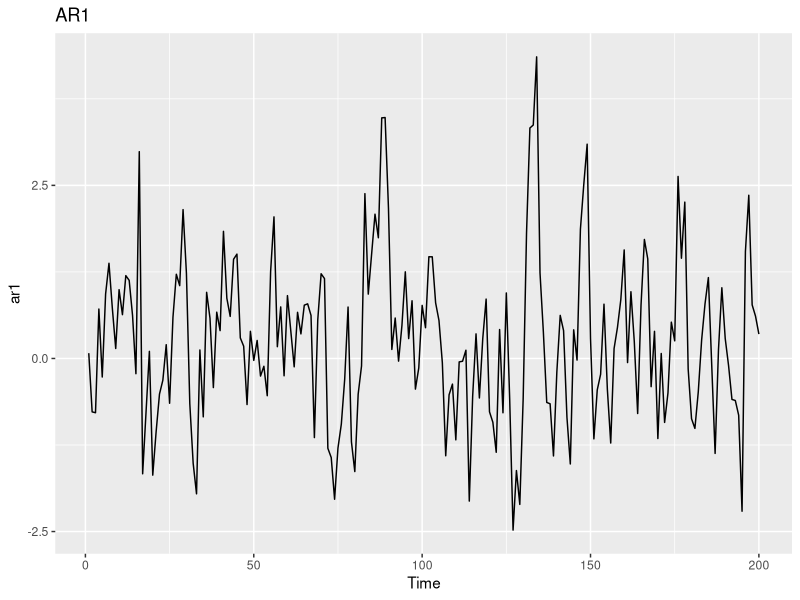
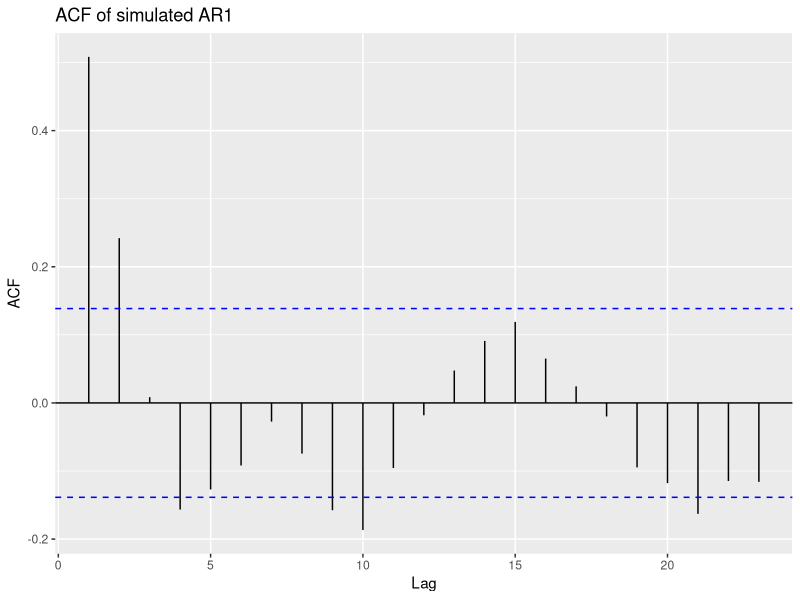
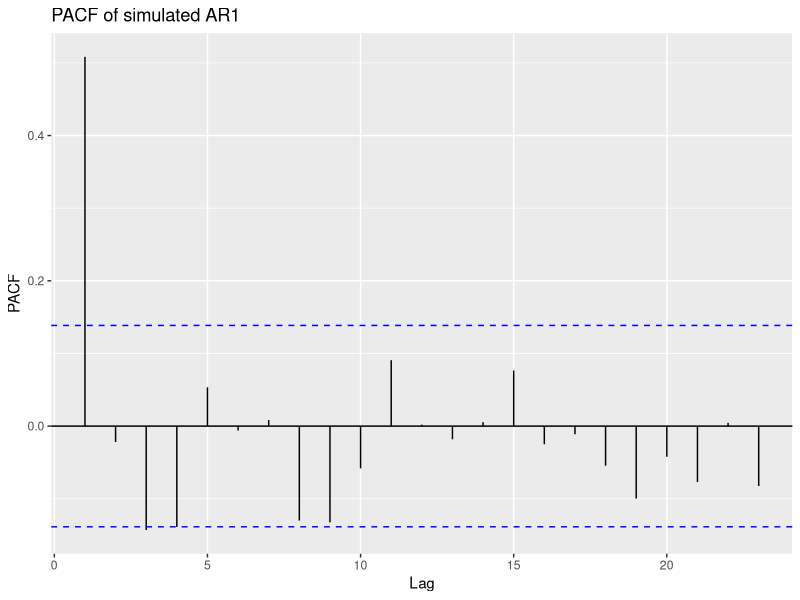
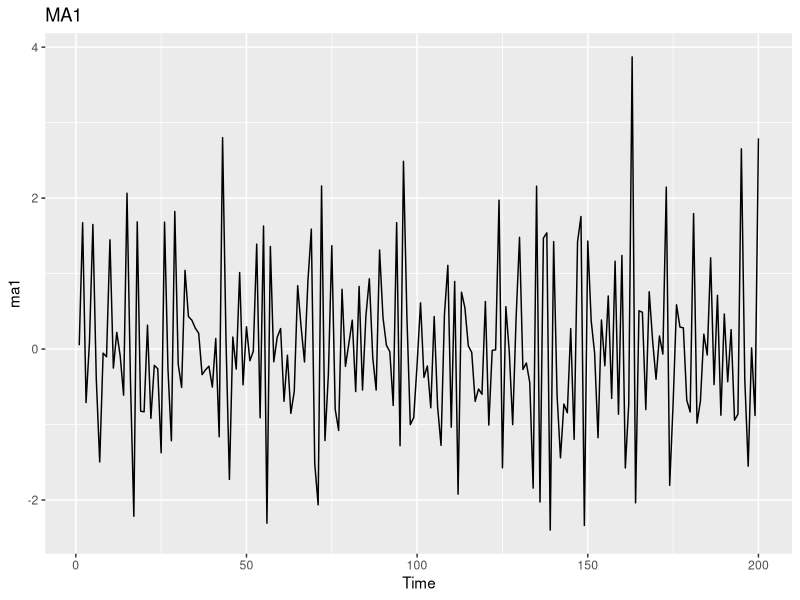
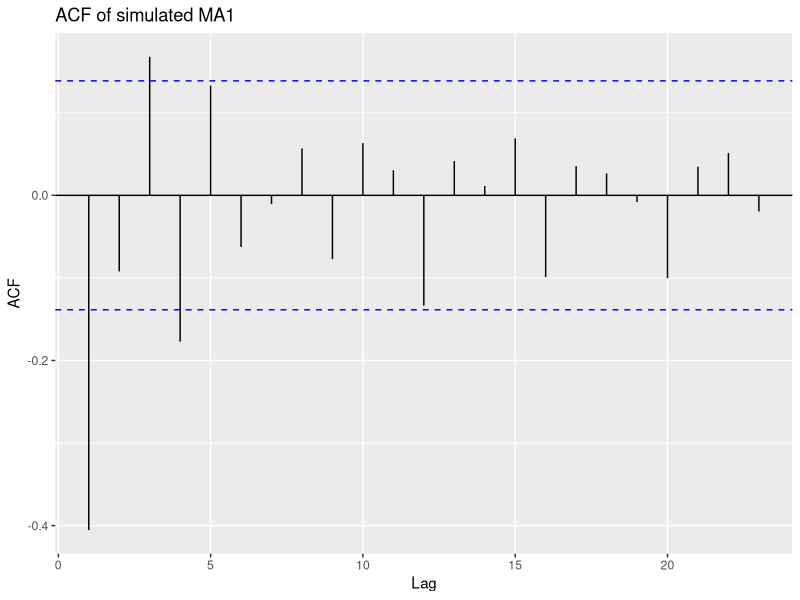
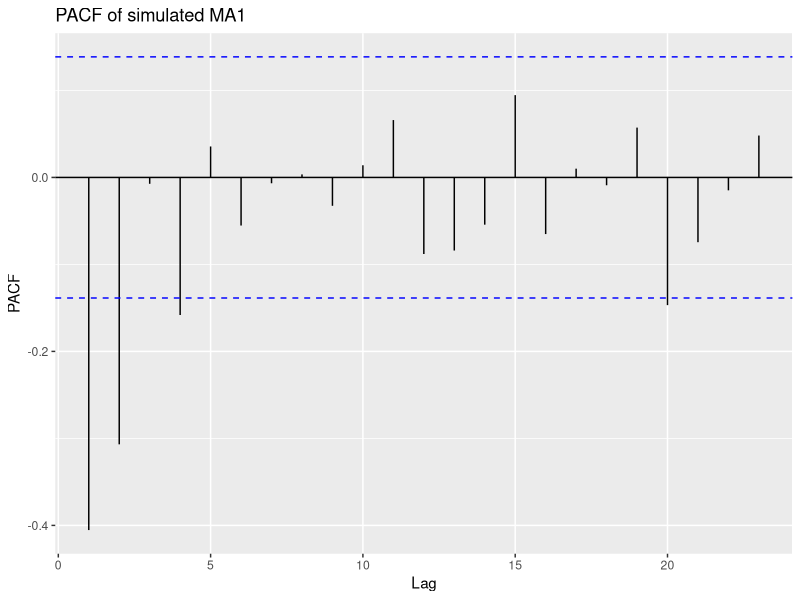
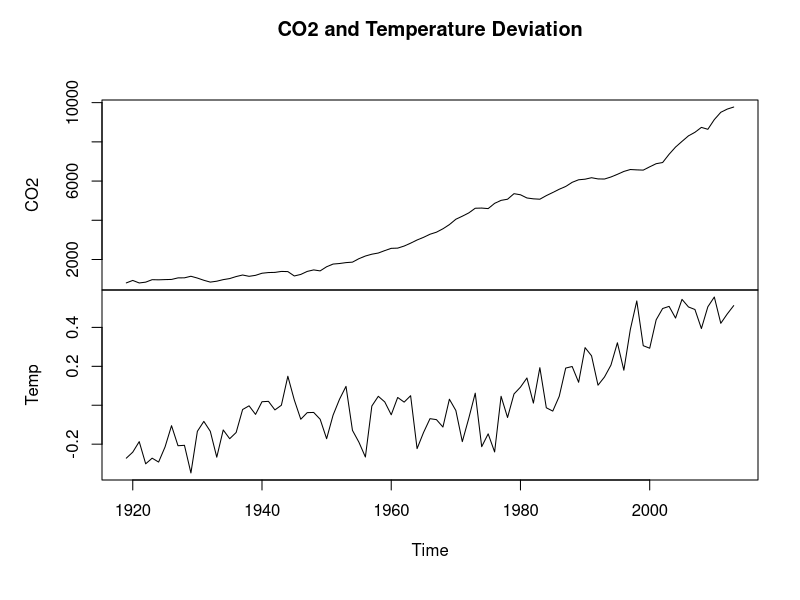

Recreate these plots in R, in order.
# Series de tiempo y causalidad

# Una serie de tiempo univariada es donde las mediciones se recopilan durante una medida de
# tiempo estándar, que podría ser por minuto, hora, día, semana, mes, etc. Lo que hace que las
# series temporales sean más problemáticas que otros datos es que el orden de las
# observaciones importa. Esta dependencia del orden puede hacer que los métodos de análisis
# estándar produzcan un sesgo o una variación innecesariamente altos.

# Otro aspecto de las series temporales que a menudo se pasa por alto es la causalidad. Sí, no
# queremos confundir correlación con causalidad, pero, en el análisis de series temporales,
# podemos aplicar la técnica de causalidad de Granger para determinar si la causalidad,
# estadísticamente hablando, existe.
# Aplicaremos series de tiempo/técnicas econométricas para identificar
# modelos de pronóstico univariados (incluidos conjuntos), modelos de vectores
# autorregresivos y, finalmente, la causalidad de Granger. 

# es posible que no domines completamente el análisis de series de tiempo, pero
# sabrás lo suficiente para realizar un análisis efectivo y comprender las cuestiones
# fundamentales a considerar al construir modelos de series de tiempo y crear modelos
# predictivos (pronósticos).
# Los siguientes son los temas que se cubrirán:
# • Análisis univariado de series de tiempo
# • Datos de series de tiempo
# • Modelado y evaluación




# Análisis univariado de series temporales

# Nos centraremos en dos métodos para analizar y pronosticar una única serie temporal:
# modelos de suavizado exponencial (exponential smoothing) y media móvil integrada
# autorregresiva (ARIMA, Autoregressive Integrated Moving Average). Comenzaremos
# analizando modelos de suavizado exponencial.
# Al igual que los modelos de media móvil, los modelos de suavizado exponencial utilizan
# ponderaciones para observaciones pasadas. Pero a diferencia de los modelos de media móvil, 
# cuanto más reciente es la observación, más peso se le da en relación con las posteriores. Hay
# tres posibles parámetros de suavizado para estimar: el parámetro de suavizado general, un
# parámetro de tendencia y el parámetro de suavizado estacional. Si no hay tendencia o
# estacionalidad, estos parámetros se vuelven nulos.

# El parámetro de suavizado produce un pronóstico (forecast) con la siguiente ecuación:
#   𝑌𝑡 + 1 = 𝛼(𝑌𝑡) + (1 − 𝛼)𝑌𝑡 − 1 + (1 − 𝛼)2𝑌𝑡 + ⋯ , donde 0 < 𝛼 ≤ 1

# En esta ecuación, Yt es el valor en ese momento, T, y alfa (α) es el parámetro de suavizado.
# Los algoritmos optimizan el alfa (y otros parámetros) minimizando los errores, la suma de
# errores cuadráticos (SSE, Sum of Squared Error) o la máxima verosimilitud.
# La ecuación de pronóstico junto con las ecuaciones de tendencia y estacionalidad, si
# corresponde, será la siguiente:
#   • El pronóstico, donde A es la ecuación de suavizado anterior y h es el número de
# períodos de pronóstico: 𝑌𝑡 + ℎ = 𝐴 + ℎ𝐵𝑡 + 𝑆𝑡
# • La ecuación de tendencia: 𝐵𝑡 = 𝛽(𝐴𝑡 − 𝐴𝑡 − 1) + (1 − 𝛽)𝐵𝑡 − 1
# • La estacionalidad, donde m es el número de períodos estacionales:
#   𝑆𝑡 = Ω(𝑌𝑡 − 𝐴𝑡 − 1 − 𝐵𝑡 − 1) + (1 − Ω)𝑆𝑡 − 𝑚

# Esta ecuación se conoce como método de Holt-Winters. La ecuación de pronóstico es de
# naturaleza aditiva y la tendencia es lineal. El método también permite la inclusión de una
# tendencia amortiguada y una estacionalidad multiplicativa, donde la estacionalidad aumenta
# o disminuye proporcionalmente con el tiempo. Con estos modelos, no tienes que preocuparte
# por el supuesto de estacionariedad como en un modelo ARIMA. La estacionariedad es
# cuando la serie de tiempo tiene una media, varianza y correlación constantes entre todos los
# períodos de tiempo. Dicho esto, sigue siendo importante comprender los modelos ARIMA,
# ya que habrá situaciones en las que tendrán el mejor rendimiento.
# Comenzando con el modelo autorregresivo, el valor de Y en el tiempo T es una función lineal
# de los valores anteriores de Y. La fórmula para un modelo autorregresivo de retraso lag-11
# AR(1) es 𝑌𝑡 = constante + Φ𝑌𝑡 − 1 + 𝐸𝑡. Los supuestos críticos para el modelo son los
# siguientes:
#   • Et denota los errores que se distribuyen de manera idéntica e independiente con una
# media cero y una varianza constante
# • Los errores son independientes de Yt
# • Yt, Yt-1, Yt-n... es estacionario, lo que significa que el valor absoluto de Φ es menor
# que uno

# Con una serie temporal estacionaria, se puede examinar la función de autocorrelación (ACF, Autocorrelation Function).
# El ACF de una serie estacionaria proporciona correlaciones entre
# Yt e Yt-h para h = 1, 2...n. Usemos R para crear una serie AR(1) y trazarla:

install.packages("forecast")
library(forecast)
set.seed(1966)

# este comando simula una serie temporal de un modelo autorregresivo de orden 1 (AR(1)).
# especifica el modelo AR(1) con un coeficiente autorregresivo de 0.5.
# order = c(1, 0, 0) indica que el modelo tiene un término autorregresivo de primer orden (1), sin diferencias (0), y sin términos de media móvil (0).
# ar = 0.5 especifica el coeficiente del término autorregresivo.
# n = 200 indica que se deben generar 200 observaciones para la serie temporal.
ar1 <- arima.sim(list(order = c(1, 0, 0), ar = 0.5), n = 200)
# Este comando utiliza la función autoplot del paquete forecast para graficar la serie temporal simulada.
forecast::autoplot(ar1, main = "AR1")


# Ahora, examinemos ACF:
# Calcula la función de autocorrelación (ACF) de la serie temporal ar1 sin generar un gráfico inmediatamente.
# Utiliza autoplot del paquete forecast para graficar la función de autocorrelación.
forecast::autoplot(acf(ar1, plot = F), main = "ACF of simulated AR1")



# El gráfico ACF muestra que las correlaciones disminuyen exponencialmente a medida que
# aumenta el Lag (retraso). Las líneas azules punteadas indican las bandas de confianza de una
# correlación significativa. Cualquier línea que se extienda por encima o por debajo de la banda
# mínima se considera significativa. Además de ACF, también deberíamos examinar la función
# de autocorrelación parcial (PACF, Partial Autocorrelation Function). La PACF es una
# correlación condicional, lo que significa que la correlación entre Yt e Yt-h está condicionada
# a las observaciones que se encuentran entre los dos. Una forma de entender esto
# intuitivamente es pensar en un modelo de regresión lineal y sus coeficientes. Supongamos
# que tienes Y = 0 + 1X1 versus Y = 0 + 1X1 + 2X2. La relación de X a Y en el primer
# modelo es lineal con un coeficiente, pero en el segundo modelo, el coeficiente será diferente
# debido a que ahora también se tiene en cuenta la relación entre Y y X2. Ten en cuenta que, en
# el siguiente gráfico PACF, el valor de autocorrelación parcial en el lag-1 es idéntico al valor
# de autocorrelación en el lag-1, ya que no se trata de una correlación condicional:

forecast::autoplot(pacf(ar1, plot = F), main = "PACF of simulated AR1")

# Podemos suponer con seguridad que la serie es estacionaria a partir de la apariencia del
# gráfico de la serie temporal anterior. Veremos un par de pruebas estadísticas en el ejercicio
# práctico para asegurarnos de que los datos sean estacionarios pero, en ocasiones, la prueba
# del globo ocular (eyeball test) es suficiente. Si los datos no son estacionarios, entonces es
# posible eliminar la tendencia de los datos tomando sus diferencias. 

# Este es el Integrado (I) en ARIMA. Después de diferenciar, la nueva serie se convierte en
# ΔYt = Yt - Yt-1. Se debería esperar que una diferencia de primer orden alcance la 
# estacionariedad pero, en algunas ocasiones, puede ser necesaria una diferencia de segundo
# orden. Un modelo ARIMA con AR(1) e I(1) se anotaría como (1, 1, 0).
# MA significa media móvil (Moving Average). Este no es el promedio móvil simple como el
# promedio móvil de 50 días del precio de una acción, sino más bien un coeficiente que se
# aplica a los errores. Por supuesto, los errores se distribuyen de forma idéntica e independiente
# con una media cero y una varianza constante. La fórmula para un modelo MA(1) es Yt =
# constante + Et + ΘEt-1. Como hicimos con el modelo AR(1), podemos construir un MA(1)
# en R, de la siguiente manera:

set.seed(123)
ma1 <- arima.sim(list(order = c(0, 0, 1), ma = -0.5), n = 200)
forecast::autoplot(ma1, main = "MA1")

# Los gráficos ACF y PACF son un poco diferentes del modelo AR(1). Ten en cuenta que
# existen algunas reglas generales al observar los gráficos para determinar si el modelo tiene
# términos AR y/o MA. Pueden ser un poco subjetivos, así que dejaremos que tu aprendas estas
# heurísticas, pero confiamos en R para identificar el modelo adecuado. En los siguientes
# gráficos, veremos una correlación significativa en el retraso 1 y dos correlaciones parciales
# significativas en el retraso 1 y el retraso 2:
forecast::autoplot(acf(ma1, plot = F), main = "ACF of simulated MA1")

# La figura anterior es el gráfico ACF y ahora veremos el gráfico PACF:
forecast::autoplot(pacf(ma1, plot = F), main = "PACF of simulated MA1")

# Con los modelos ARIMA es posible incorporar la estacionalidad, incluidos los términos
# autorregresivos, integrados y de media móvil. La notación del modelo ARIMA no estacional
# suele ser (p, d, q). Con ARIMA estacional, supongamos que los datos son mensuales,
# entonces la notación sería (p, d, q) × (P, D, Q)12, y el 12 en la notación tomaría en cuenta la
# estacionalidad mensual. En los paquetes que usaremos, R puede identificar automáticamente
# si se debe incluir la estacionalidad; de ser así, también se incluirán los términos óptimos.



# Comprender la causalidad de Granger
# Imagina que te hacen una pregunta como: ¿Cuál es la relación entre el número de recetas
# nuevas y el total de recetas del medicamento X? Tu sabes que estos se miden mensualmente,
# entonces, ¿qué podrías hacer para comprender esa relación, dado que la gente cree que los
# nuevos guiones aumentarán el total de guiones? ¿O qué tal si se prueba la hipótesis de que
# los precios de las materias primas (en particular, el cobre) son un indicador adelantado de los
# precios del mercado de valores en Estados Unidos?
#   Bueno, con dos conjuntos de datos de series temporales, x e y, la causalidad de Granger es
# un método que intenta determinar si es probable que una serie influya en un cambio en la
# otra. Esto se hace tomando diferentes rezagos de una serie y utilizándolos para modelar el
# cambio en la segunda serie. Para lograr esto, crearemos dos modelos que predecirán y, uno
# solo con los valores pasados de y(Ω) y el otro con los valores pasados de y y x(π). Los
# modelos son los siguientes, donde k es el número de rezagos en la serie de tiempo:
#   Sea Ω = 𝑦𝑡 = 𝛽0 + 𝛽1𝑦𝑡 − 1 + ⋯ 𝛽𝑘𝑦𝑡 − 𝑘 + 𝜖 y
# sea 𝜋 = 𝑦𝑡 = 𝛽0 + 𝛽1𝑦𝑡 − 1 + ⋯ + 𝛽𝑘𝑦𝑡 − 𝑘 + 𝛼1𝑦𝑡 − 1 + ⋯ + 𝛼𝑘𝑦𝑡 − 𝑘 + 𝜖
# Luego se compara el RSS y se utiliza la prueba F para determinar si el modelo anidado (Ω)
# es lo suficientemente adecuado para explicar los valores futuros de y o si el modelo completo
# (π) es mejor. La prueba F se utiliza para probar las siguientes hipótesis nulas y alternativas:
#   • H0:1=0 para cada i[1, k], sin causalidad de Granger
# • H1: 1≠0 para al menos un i[1, k], causalidad de Granger

# Básicamente, estamos tratando de determinar si podemos decir que, estadísticamente, x
# proporciona más información sobre los valores futuros de y que los valores pasados de y
# solos. En esta definición, está claro que no estamos tratando de probar una causalidad real,
# sólo que los dos valores están relacionados por algún fenómeno. En este sentido, también
# debemos ejecutar este modelo a la inversa para verificar que y no proporciona información
# sobre los valores futuros de x. Si encontramos que este es el caso, es probable que haya alguna
# variable exógena, digamos Z, que deba controlarse o que posiblemente sea una mejor
# candidata para la causalidad de Granger. Originalmente, había que aplicar el método a series
# temporales estacionarias para evitar resultados espurios. Este ya no es el caso como se
# demostrará.

# Hay un par de formas diferentes de identificar la estructura de retraso (lag) adecuada.
# Naturalmente, podemos utilizar la fuerza bruta y la ignorancia para probar todos los retrasos
# razonables, uno a la vez. Es posible que tengamos una intuición racional basada en la
# experiencia en el dominio o quizás en investigaciones previas que existan para guiar la
# selección del retraso.
# De lo contrario, puedes aplicar auto regresión vectorial (VAR, Vector Autoregression) para
# identificar la estructura de retraso con el criterio de información más bajo, como el criterio
# de información de Aikake (AIC, Aikake’s Information Criterion) o el error de predicción
# final (FPE, Final Prediction Error). Para simplificar, aquí está la notación para los modelos
# VAR con dos variables, y esto incorpora solo un lag para cada variable. Esta notación se
# puede ampliar para tantas variables y lags como sea apropiado:
#   • Y = constante1 + B11Yt-1 + B12Yt-1 + e1
# • X = constante1 + B21Yt-1 + B22Yt-1 + e2
# En R, este proceso es bastante sencillo de implementar como veremos en el siguiente
# problema práctico.



# ------------------------------------------------------------------------------

# Datos de series de tiempo

# El cambio climático está ocurriendo. Siempre lo ha sido y lo será, pero la gran pregunta, al
# menos desde un punto de vista político y económico, ¿es el cambio climático provocado por
# el hombre? Utilizaremos esta parte del documento para poner a prueba el modelado
# econométrico de series temporales para tratar de aprender si las emisiones de carbono causan,
# estadísticamente hablando, el cambio climático y, en particular, el aumento de las
# temperaturas.

# Los datos que usaremos se proporcionan como una anomalía anual, que se calcula como la
# diferencia de la temperatura superficial anual media para un período de tiempo determinado
# versus el promedio de los años de referencia (1961-1990). La temperatura superficial anual
# es un conjunto de temperaturas recopiladas a nivel mundial y combinadas a partir de los
# conjuntos de datos de temperatura del aire en la superficie CRUTEM4 y de la superficie del
# mar HadSST3. Los escépticos han atacado a los parciales y poco fiables:
#   https://www.telegraph.co.uk/comment/11561629/Top-scientists-start-to-examine-fiddledglobal-warming-figures.html. Esto está muy fuera de nuestro alcance de esfuerzo aquí, por
# lo que debemos aceptar y utilizar estos datos tal como están, pero de todos modos lo
# encontramos divertido. Obtuvimos los datos desde 1919 hasta 2013 para que coincidan con
# nuestros datos de CO2.

# Las estimaciones de emisiones globales de CO2 se pueden encontrar en el Centro de Análisis
# de Información sobre Dióxido de Carbono (CDIAC) del Departamento de Energía de EE.
# UU. en el siguiente sitio web: https://data.globalchange.gov/organization/carbon-dioxideinformation-analysis-center.
# Instalemos bibliotecas según sea necesario, carguemos los datos y examinemos la estructura:
library(magrittr)
library(ggthemes)
library(tseries)
library(ggplot2)
library(tidyverse)
climate <- readr::read_csv("climate.csv")
str(climate)


# Pondremos esto en una estructura de serie temporal, especificando los años de inicio y
# finalización:
climate_ts <- ts(climate[, 2:3],
                 start = 1919,
                 end = 2013)
#   Con nuestros datos cargados y colocados en estructuras de series temporales, ahora podemos
# comenzar a comprenderlos y prepararlos aún más para el análisis.


# Exploración de datos
# Comencemos con una gráfica de la serie temporal usando la base de R:

plot(climate_ts, main = "CO2 and Temperature Deviation")

# Parece que los niveles de CO2 realmente comenzaron a aumentar después de la Segunda
# Guerra Mundial y hay un rápido aumento de las anomalías de temperatura a mediados de los
# años 1970. No parece haber valores atípicos obvios y la variación a lo largo del tiempo parece
# constante.
# Utilizando el procedimiento estándar, podemos ver que las dos series están altamente
# correlacionadas, como sigue:
